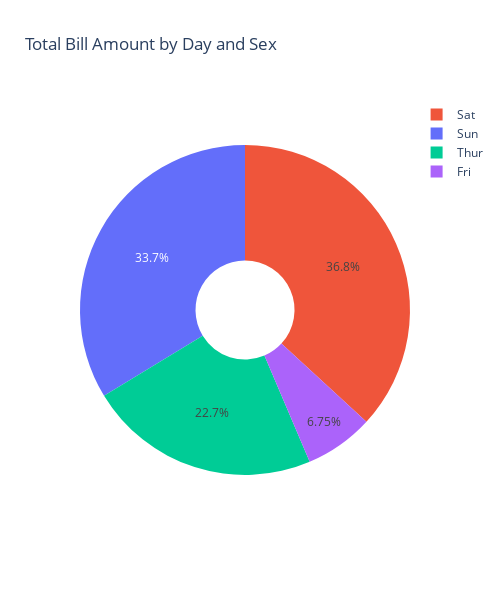

Notebook code cell kept with this figure:
### Code cell
fig=px.pie(df,
    names='day',        # The categorical variable for the slices
    values='total_bill', # The numerical variable to determine slice size
    color='day',        # Adds color variation and a legend based on 'sex'
    # labels='',
    hole=.3,            # Creates a donut chart
    title='Total Bill Amount by Day and Sex',
    height=600, width=500)
fig.show()

### Figure 1 — Plotly figure (JSON) as saved in the notebook; plotly's stock layout.template omitted (floating-point values rounded to 4 significant figures; data arrays with more than 128 entries replaced by an {"elided": "..."} marker saying what was removed)
{"data": [{"customdata": {"elided": "244x1 str values"}, "domain": {"x": [0, 1], "y": [0, 1]}, "hole": 0.3, "hovertemplate": "day=%{customdata[0]}<br>total_bill=%{value}<extra></extra>", "labels": {"elided": "244 str values"}, "legendgroup": "", "marker": {"colors": {"elided": "244 str values"}}, "name": "", "showlegend": true, "type": "pie", "values": {"elided": "244 float values"}}], "layout": {"height": 600, "legend": {"tracegroupgap": 0}, "title": {"text": "Total Bill Amount by Day and Sex"}, "width": 500}}
